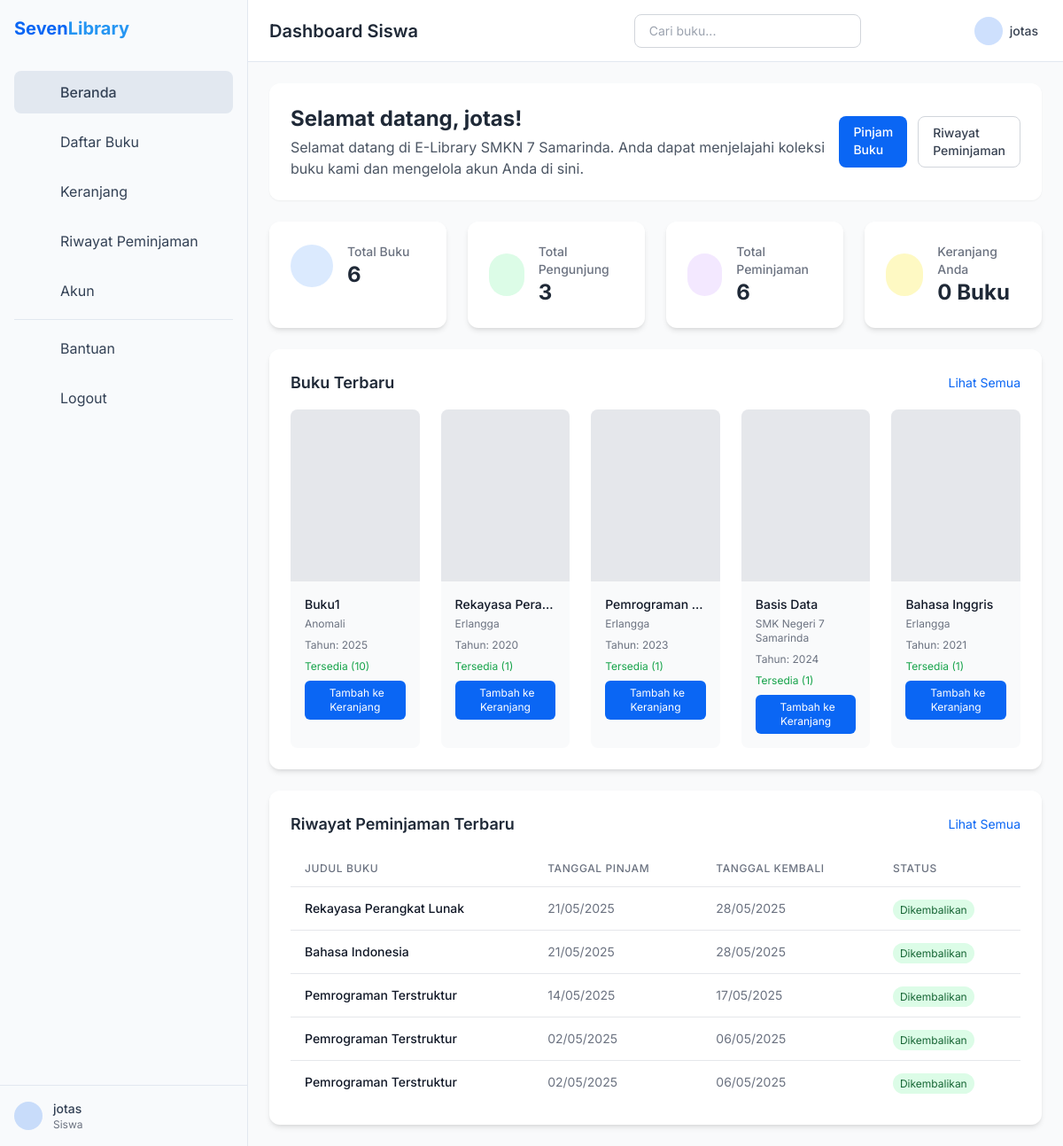
The app's page /student/dashboard.php (signed in) with its own data.
### tables this page shows
CREATE TABLE IF NOT EXISTS `users` (
  `id` int NOT NULL AUTO_INCREMENT,
  `username` varchar(50) NOT NULL,
  `password` varchar(255) NOT NULL,
  `role` enum('admin','student','petugas') NOT NULL,
  `full_name` varchar(255) NOT NULL,
  `email` varchar(255) NOT NULL,
  `class` varchar(50) NOT NULL,
  `created_at` timestamp NULL DEFAULT CURRENT_TIMESTAMP,
  PRIMARY KEY (`id`),
  UNIQUE KEY `username` (`username`)
);

CREATE TABLE IF NOT EXISTS `books` (
  `id` int NOT NULL AUTO_INCREMENT,
  `category_id` int NOT NULL DEFAULT '0',
  `title` varchar(255) NOT NULL,
  `author` varchar(255) NOT NULL,
  `published_year` year NOT NULL,
  `isbn` varchar(20) DEFAULT NULL,
  `created_at` timestamp NULL DEFAULT CURRENT_TIMESTAMP,
  `stock` int NOT NULL DEFAULT '1',
  PRIMARY KEY (`id`),
  UNIQUE KEY `isbn` (`isbn`)
);

CREATE TABLE IF NOT EXISTS `borrow_history` (
  `id` int NOT NULL AUTO_INCREMENT,
  `user_id` int NOT NULL,
  `book_id` int NOT NULL,
  `borrow_date` date NOT NULL,
  `return_date` date DEFAULT NULL,
  `status` enum('dipinjam','dikembalikan') DEFAULT 'dipinjam',
  `unique_code` varchar(255) NOT NULL,
  `return_condition` enum('baik','rusak_ringan','rusak_berat','hilang') DEFAULT NULL,
  `return_notes` text,
  PRIMARY KEY (`id`),
  KEY `user_id` (`user_id`),
  KEY `book_id` (`book_id`),
  CONSTRAINT `borrow_history_ibfk_1` FOREIGN KEY (`user_id`) REFERENCES `users` (`id`) ON DELETE CASCADE,
  CONSTRAINT `borrow_history_ibfk_2` FOREIGN KEY (`book_id`) REFERENCES `books` (`id`) ON DELETE CASCADE
);

### student/dashboard.php (the view, shortened to what the rows shown need)
<?php
include '../includes/db.php';
$user_id = $_SESSION['user_id'];
$stmt = $pdo->prepare("SELECT username, email, full_name FROM users WHERE id = ?");
$stmt->execute([$user_id]);
$user = $stmt->fetch();
$stmt = $pdo->query("SELECT *, (stock > 0) as is_available FROM books ORDER BY title ASC");
$books = $stmt->fetchAll();
$stmt = $pdo->query("SELECT *, (stock > 0) as is_available FROM books ORDER BY created_at DESC LIMIT 5");
$latest_books = $stmt->fetchAll();
$stmt = $pdo->prepare("SELECT bh.id, b.title AS book_title, bh.borrow_date, bh.return_date, bh.unique_code, bh.status,
                       bh.return_condition, bh.return_notes, rr.unique_code AS return_code, rr.request_date
                       FROM borrow_history bh
                       JOIN books b ON bh.book_id = b.id
                       LEFT JOIN return_requests rr ON bh.id = rr.borrow_history_id
                       WHERE bh.user_id = ?
                       ORDER BY bh.borrow_date DESC");
$stmt->execute([$_SESSION['user_id']]);
$borrow_history = $stmt->fetchAll();
?>
<!DOCTYPE html>
<html lang="en">
<head>
  <script src="https://cdn.tailwindcss.com"></script>
  <link href="https://cdn.jsdelivr.net/npm/aos@2.3.4/dist/aos.css" rel="stylesheet">
  <link href="https://cdn.lineicons.com/4.0/lineicons.css" rel="stylesheet">
</head>
<body class="font-sans antialiased bg-gray-50 text-gray-900 dark:bg-gray-900 dark:text-gray-100">
  <div class="flex h-screen overflow-hidden">
    <aside id="sidebar" class="sidebar bg-sidebar-bg dark:bg-sidebar-bg border-r border-sidebar-border dark:border-sidebar-border">
      <div class="h-full flex flex-col">
        <div class="p-4 border-t border-sidebar-border dark:border-sidebar-border">
          <div class="flex items-center">
            <div class="ml-3 sidebar-text">
              <p class="text-sm font-medium"><?= htmlspecialchars($user['username']); ?></p>
              <p class="text-xs text-gray-500 dark:text-gray-400">Siswa</p>
            </div>
          </div>
        </div>
      </div>
    </aside>
    <div class="flex-1 flex flex-col overflow-hidden">
      <header class="header bg-white dark:bg-gray-800 px-6 flex items-center justify-between">
        <div class="flex items-center">
          <h1 class="text-xl font-semibold text-gray-800 dark:text-white">Dashboard Siswa</h1>
        </div>
        <div class="flex items-center space-x-4">
          <div class="relative">
            <button id="user-menu-btn" class="flex items-center focus:outline-none">
              <div class="w-8 h-8 rounded-full bg-primary/20 flex items-center justify-center text-primary">
              </div>
              <span class="ml-2 text-sm font-medium text-gray-700 dark:text-gray-300 hidden md:inline-block"><?= htmlspecialchars($user['username']); ?></span>
            </button>
          </div>
        </div>
      </header>
      <main class="flex-1 overflow-y-auto p-6 bg-gray-50 dark:bg-gray-900">
        <div id="tab-contents">
          <div id="beranda" class="tab-content active">
            <div class="bg-white dark:bg-gray-800 rounded-xl p-6 mb-6 shadow-sm" data-aos="fade-up">
              <div class="flex flex-col md:flex-row md:items-center md:justify-between">
                <div class="mb-4 md:mb-0">
                  <h2 class="text-2xl font-bold text-gray-800 dark:text-white">Selamat datang, <?= htmlspecialchars($user['username']); ?>!</h2>
                  <p class="text-gray-600 dark:text-gray-300 mt-1">Selamat datang di E-Library SMKN 7 Samarinda. Anda dapat menjelajahi koleksi buku kami dan mengelola akun Anda di sini.</p>
                </div>
              </div>
            </div>
            <div class="dashboard-card bg-white dark:bg-gray-800 p-6 mb-6" data-aos="fade-up" data-aos-delay="500">
              <div class="grid grid-cols-1 sm:grid-cols-2 md:grid-cols-3 lg:grid-cols-5 gap-6">
                <?php if (count($latest_books) > 0): ?>
                  <?php foreach ($latest_books as $book): ?>
                    <div class="book-card bg-gray-50 dark:bg-gray-700 rounded-lg overflow-hidden">
                      <div class="aspect-[3/4] bg-gray-200 dark:bg-gray-600 flex items-center justify-center">
                      </div>
                      <div class="p-4">
                        <h4 class="font-medium text-gray-900 dark:text-white text-sm mb-1 truncate"><?= htmlspecialchars($book['title']); ?></h4>
                        <p class="text-xs text-gray-500 dark:text-gray-400 mb-2"><?= htmlspecialchars($book['author']); ?></p>
                        <p class="text-xs text-gray-500 dark:text-gray-400 mb-2">Tahun: <?= htmlspecialchars($book['published_year']); ?></p>
                        <div class="flex items-center justify-between mb-2">
                          <span class="text-xs <?= $book['is_available'] ? 'text-green-600 dark:text-green-400' : 'text-red-600 dark:text-red-400' ?>">
                            <?= $book['is_available'] ? 'Tersedia (' . $book['stock'] . ')' : 'Stok Habis' ?>
                          </span>
                        </div>
                        <?php if ($book['is_available']): ?>
                          <form method="GET" action="cart.php">
                            <button type="submit" class="block w-full text-center py-1.5 bg-primary text-white text-xs rounded-md hover:bg-primary/90 transition-colors">
                              <i class="lni lni-cart mr-1"></i> Tambah ke Keranjang
                            </button>
                          </form>
                        <?php else: ?>
                          <button disabled class="block w-full text-center py-1.5 bg-gray-300 dark:bg-gray-600 text-gray-500 dark:text-gray-400 text-xs rounded-md cursor-not-allowed">
                            Stok Habis
                          </button>
                        <?php endif; ?>
                      </div>
                    </div>
                  <?php endforeach; ?>
                <?php endif; ?>
              </div>
            </div>
            <div class="dashboard-card bg-white dark:bg-gray-800 p-6" data-aos="fade-up" data-aos-delay="600">
              <div class="overflow-x-auto">
                <table class="min-w-full divide-y divide-gray-200 dark:divide-gray-700">
                  <thead>
                    <tr>
                      <th class="px-4 py-3 text-left text-xs font-medium text-gray-500 dark:text-gray-400 uppercase tracking-wider">Judul Buku</th>
                      <th class="px-4 py-3 text-left text-xs font-medium text-gray-500 dark:text-gray-400 uppercase tracking-wider">Tanggal Pinjam</th>
                      <th class="px-4 py-3 text-left text-xs font-medium text-gray-500 dark:text-gray-400 uppercase tracking-wider">Tanggal Kembali</th>
                      <th class="px-4 py-3 text-left text-xs font-medium text-gray-500 dark:text-gray-400 uppercase tracking-wider">Status</th>
                    </tr>
                  </thead>
                  <tbody class="divide-y divide-gray-200 dark:divide-gray-700">
                    <?php if (count($borrow_history) > 0): ?>
                      <?php
                      $recent_history = array_slice($borrow_history, 0, 5);
                      foreach ($recent_history as $history):
                        $status_class = '';
                        $status_text = '';
                        if ($history['return_date']) {
                          $status_class = 'bg-green-100 dark:bg-green-900/30 text-green-800 dark:text-green-400';
                          $status_text = 'Dikembalikan';
                        } elseif ($history['return_code']) {
                          $status_class = 'bg-blue-100 dark:bg-blue-900/30 text-blue-800 dark:text-blue-400';
                          $status_text = 'Menunggu Pengembalian';
                        } else {
                          $status_class = 'bg-yellow-100 dark:bg-yellow-900/30 text-yellow-800 dark:text-yellow-400';
                          $status_text = 'Dipinjam';
                        }
                      ?>
                        <tr>
                          <td class="px-4 py-3 whitespace-nowrap">
                            <p class="text-sm font-medium text-gray-900 dark:text-white"><?= htmlspecialchars($history['book_title']); ?></p>
                          </td>
                          <td class="px-4 py-3 whitespace-nowrap text-sm text-gray-500 dark:text-gray-400">
                            <?= date('d/m/Y', strtotime($history['borrow_date'])); ?>
                          </td>
                          <td class="px-4 py-3 whitespace-nowrap text-sm text-gray-500 dark:text-gray-400">
                            <?= $history['return_date'] ? date('d/m/Y', strtotime($history['return_date'])) : 'Belum dikembalikan'; ?>
                          </td>
                          <td class="px-4 py-3 whitespace-nowrap">
                            <span class="px-2 py-1 text-xs rounded-full <?= $status_class ?>">
                              <?= $status_text ?>
                            </span>
                          </td>
                        </tr>
                      <?php endforeach; ?>
                    <?php endif; ?>
                  </tbody>
                </table>
              </div>
            </div>
          </div>
        </div>
      </main>
    </div>
  </div>
</body>
</html>

### records on screen
users: username "jotas"
books: title "Buku1", author "Anomali", published_year "2025", stock "10"
books: title "Rekayasa Pera…", author "Erlangga", published_year "2020", stock "1"
books: title "Pemrograman…", author "Erlangga", published_year "2023", stock "1"
books: title "Basis Data", author "SMK Negeri 7 Samarinda", published_year "2024", stock "1"
books: title "Bahasa Inggris", author "Erlangga", published_year "2021", stock "1"
borrow_history: book.title "Rekayasa Perangkat Lunak", borrow_date "21/05/2025", return_date "28/05/2025", return_date "Dikembalikan"
borrow_history: book.title "Bahasa Indonesia", borrow_date "21/05/2025", return_date "28/05/2025", return_date "Dikembalikan"
borrow_history: book.title "Pemrograman Terstruktur", borrow_date "14/05/2025", return_date "17/05/2025", return_date "Dikembalikan"
borrow_history: book.title "Pemrograman Terstruktur", borrow_date "02/05/2025", return_date "06/05/2025", return_date "Dikembalikan"
borrow_history: book.title "Pemrograman Terstruktur", borrow_date "02/05/2025", return_date "06/05/2025", return_date "Dikembalikan"

### other values on screen
$total_books "6"
$total_visitors "3"
$total_loans "6"
$cart_count "0"
